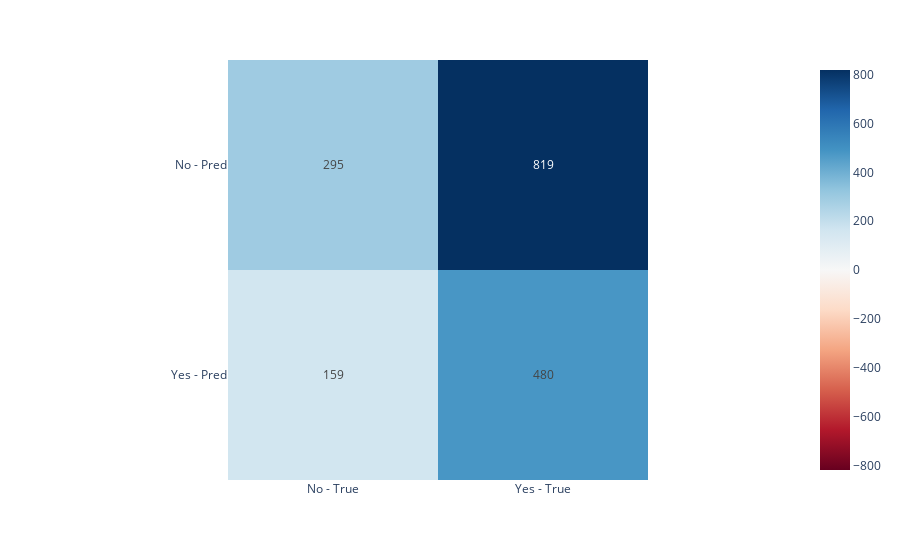

This figure's notebook cell:
### Code cell
cm = pd.DataFrame(confusion_matrix(y_test, pred_lr))
# Rename columns to predicted values - 0 = No Risk, 1 = Risk
cm.rename({0: 'No - True', 1: 'Yes - True'}, axis=1, inplace=True)
# Rename rows to real values - 0 = No Risk, 1 = Risk
cm.rename({0: 'No - Pred', 1: 'Yes - Pred'}, axis=0, inplace=True)
px.imshow(cm, text_auto=True, color_continuous_scale='RdBu', color_continuous_midpoint=0)

### Figure 1 — Plotly figure (JSON) as saved in the notebook; plotly's stock layout.template omitted (floating-point values rounded to 4 significant figures)
{"data": [{"coloraxis": "coloraxis", "hovertemplate": "x: %{x}<br>y: %{y}<br>color: %{z}<extra></extra>", "name": "0", "texttemplate": "%{z}", "type": "heatmap", "x": ["No - True", "Yes - True"], "xaxis": "x", "y": ["No - Pred", "Yes - Pred"], "yaxis": "y", "z": [[295, 819], [159, 480]]}], "layout": {"coloraxis": {"cmid": 0, "colorscale": [[0, "rgb(103,0,31)"], [0.1, "rgb(178,24,43)"], [0.2, "rgb(214,96,77)"], [0.3, "rgb(244,165,130)"], [0.4, "rgb(253,219,199)"], [0.5, "rgb(247,247,247)"], [0.6, "rgb(209,229,240)"], [0.7, "rgb(146,197,222)"], [0.8, "rgb(67,147,195)"], [0.9, "rgb(33,102,172)"], [1, "rgb(5,48,97)"]]}, "margin": {"t": 60}, "xaxis": {"anchor": "y", "constrain": "domain", "domain": [0, 1], "scaleanchor": "y"}, "yaxis": {"anchor": "x", "autorange": "reversed", "constrain": "domain", "domain": [0, 1]}}}
